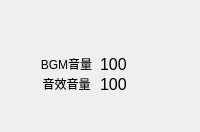
       <widget class="QWidget" name="setting_menu">
        <property name="sizePolicy">
         <sizepolicy hsizetype="Expanding" vsizetype="Expanding">
          <horstretch>0</horstretch>
          <verstretch>0</verstretch>
         </sizepolicy>
        </property>
        <property name="styleSheet">
         <string notr="true">#setting_menu {
border-image: url(:/myimages/res/othermenu_background.png);
}
#setting_menu * {
border-image:url();
}</string>
        </property>
        <layout class="QGridLayout" name="gridLayout_6" rowstretch="26,15,15,15,29" columnstretch="1,2,2,1">
         <property name="leftMargin">
          <number>0</number>
         </property>
         <property name="topMargin">
          <number>0</number>
         </property>
         <property name="rightMargin">
          <number>0</number>
         </property>
         <property name="bottomMargin">
          <number>0</number>
         </property>
         <property name="spacing">
          <number>0</number>
         </property>
         <item row="3" column="2">
          <widget class="QLabel" name="effectvolumevalue">
           <property name="sizePolicy">
            <sizepolicy hsizetype="Expanding" vsizetype="Expanding">
             <horstretch>0</horstretch>
             <verstretch>0</verstretch>
            </sizepolicy>
           </property>
           <property name="font">
            <font>
             <pointsize>12</pointsize>
            </font>
           </property>
           <property name="text">
            <string>100</string>
           </property>
           <property name="textFormat">
            <enum>Qt::AutoText</enum>
           </property>
           <property name="margin">
            <number>50</number>
           </property>
          </widget>
         </item>
         <item row="2" column="2">
          <widget class="QLabel" name="BGMvolumevalue">
           <property name="sizePolicy">
            <sizepolicy hsizetype="Expanding" vsizetype="Expanding">
             <horstretch>0</horstretch>
             <verstretch>0</verstretch>
            </sizepolicy>
           </property>
           <property name="font">
            <font>
             <pointsize>12</pointsize>
            </font>
           </property>
           <property name="text">
            <string>100</string>
           </property>
           <property name="wordWrap">
            <bool>false</bool>
           </property>
           <property name="margin">
            <number>50</number>
           </property>
          </widget>
         </item>
         <item row="0" column="0" colspan="4">
          <widget class="QLabel" name="setting_title">
           <property name="sizePolicy">
            <sizepolicy hsizetype="Expanding" vsizetype="Expanding">
             <horstretch>0</horstretch>
             <verstretch>0</verstretch>
            </sizepolicy>
           </property>
           <property name="styleSheet">
            <string notr="true">border-image: url(:/myimages/res/settingmenu_title.png);</string>
           </property>
           <property name="text">
            <string/>
           </property>
           <property name="alignment">
            <set>Qt::AlignCenter</set>
           </property>
          </widget>
         </item>
         <item row="1" column="3">
          <spacer name="horizontalSpacer_6">
           <property name="orientation">
            <enum>Qt::Horizontal</enum>
           </property>
           <property name="sizeHint" stdset="0">
            <size>
             <width>40</width>
             <height>20</height>
            </size>
           </property>
          </spacer>
         </item>
         <item row="2" column="1">
          <widget class="OptionLabel" name="BGMvolume">
           <property name="sizePolicy">
            <sizepolicy hsizetype="Expanding" vsizetype="Expanding">
             <horstretch>0</horstretch>
             <verstretch>0</verstretch>
            </sizepolicy>
           </property>
           <property name="focusPolicy">
            <enum>Qt::TabFocus</enum>
           </property>
           <property name="text">
            <string>BGM音量</string>
           </property>
           <property name="alignment">
            <set>Qt::AlignCenter</set>
           </property>
          </widget>
         </item>
         <item row="1" column="1" colspan="2">
          <spacer name="verticalSpacer_2">
           <property name="orientation">
            <enum>Qt::Vertical</enum>
           </property>
           <property name="sizeHint" stdset="0">
            <size>
             <width>20</width>
             <height>40</height>
            </size>
           </property>
          </spacer>
         </item>
         <item row="3" column="1">
          <widget class="OptionLabel" name="effectvolume">
           <property name="sizePolicy">
            <sizepolicy hsizetype="Expanding" vsizetype="Expanding">
             <horstretch>0</horstretch>
             <verstretch>0</verstretch>
            </sizepolicy>
           </property>
           <property name="focusPolicy">
            <enum>Qt::TabFocus</enum>
           </property>
           <property name="text">
            <string>音效音量</string>
           </property>
           <property name="alignment">
            <set>Qt::AlignCenter</set>
           </property>
          </widget>
         </item>
         <item row="1" column="0">
          <spacer name="horizontalSpacer_5">
           <property name="orientation">
            <enum>Qt::Horizontal</enum>
           </property>
           <property name="sizeHint" stdset="0">
            <size>
             <width>40</width>
             <height>20</height>
            </size>
           </property>
          </spacer>
         </item>
         <item row="4" column="1" colspan="2">
          <spacer name="verticalSpacer_4">
           <property name="orientation">
            <enum>Qt::Vertical</enum>
           </property>
           <property name="sizeHint" stdset="0">
            <size>
             <width>20</width>
             <height>40</height>
            </size>
           </property>
          </spacer>
         </item>
        </layout>
       </widget>
